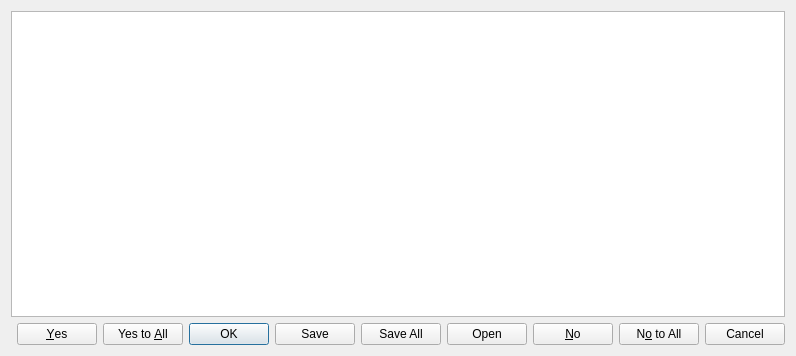
<?xml version="1.0" encoding="UTF-8"?>
<ui version="4.0">
 <class>InfoDialog</class>
 <widget class="QDialog" name="InfoDialog">
  <property name="geometry">
   <rect>
    <x>0</x>
    <y>0</y>
    <width>796</width>
    <height>356</height>
   </rect>
  </property>
  <property name="windowTitle">
   <string>Dialog</string>
  </property>
  <layout class="QVBoxLayout" name="verticalLayout">
   <item>
    <widget class="QTextEdit" name="textEdit"/>
   </item>
   <item>
    <widget class="QDialogButtonBox" name="buttonBox">
     <property name="standardButtons">
      <set>QDialogButtonBox::Cancel|QDialogButtonBox::No|QDialogButtonBox::NoToAll|QDialogButtonBox::Ok|QDialogButtonBox::Open|QDialogButtonBox::Save|QDialogButtonBox::SaveAll|QDialogButtonBox::Yes|QDialogButtonBox::YesToAll</set>
     </property>
    </widget>
   </item>
  </layout>
 </widget>
 <resources/>
 <connections/>
</ui>
